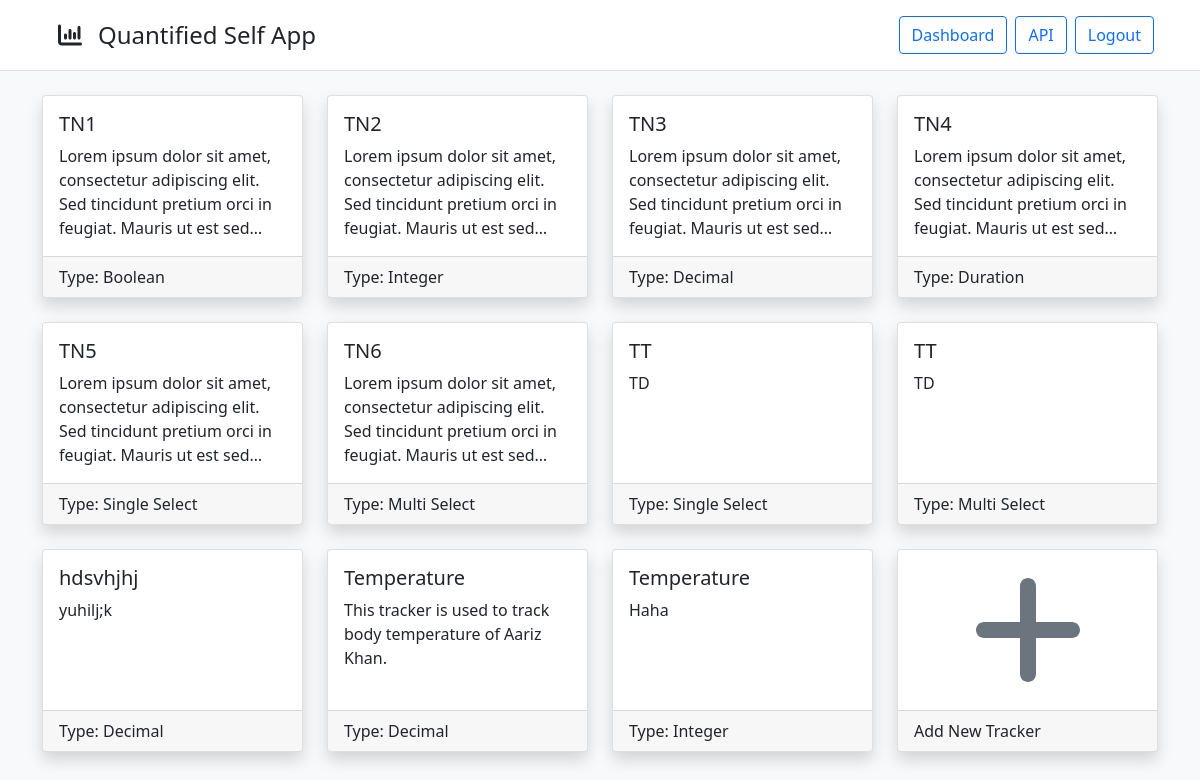
Before: /trackers (signed in) with the older database file.
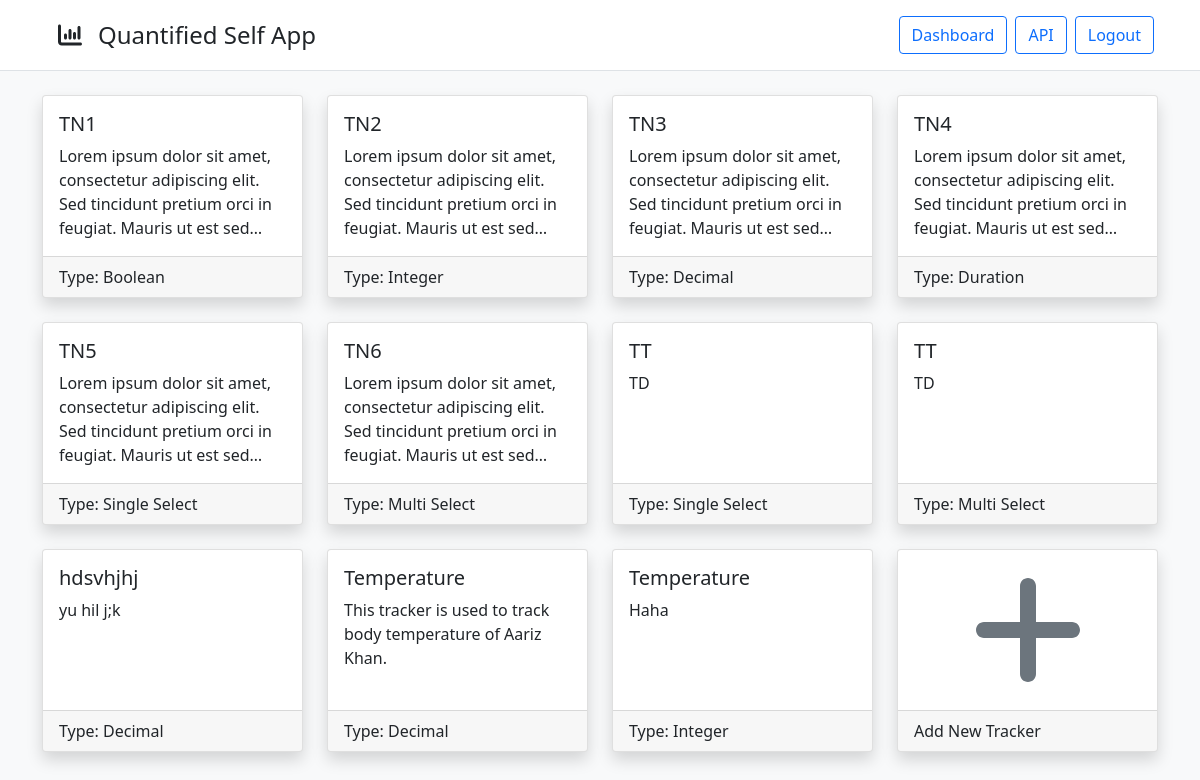
After: the same page with the newer database file.
### models/models.py (models this page shows)
class TrackerModel(db.Model):
    __tablename__ = "trackers"
    t_id = db.Column(db.Integer(), primary_key=True)
    t_name = db.Column(db.String(64), nullable=False)
    t_desc = db.Column(db.String(256))
    t_type = db.Column(db.Integer(), db.ForeignKey("tracker_types.tt_id", ondelete="CASCADE"), nullable=False)
    t_user = db.Column(db.Integer(), db.ForeignKey("users.id", ondelete="CASCADE"), nullable=False)
    t_type_name = db.relationship("TrackerTypes", uselist=False)
    t_unit = db.relationship("TrackerUnit", cascade="all, delete", uselist=False)
    t_options = db.relationship("TrackerOptions", cascade="all, delete")
    t_logs = db.relationship("TrackerLogs", cascade="all, delete")

class TrackerTypes(db.Model):
    __tablename__ = "tracker_types"
    tt_id = db.Column(db.Integer(), primary_key=True, autoincrement=True)
    tt_name = db.Column(db.String(64), unique=True, nullable=False)

### views/views.py (the view)
@app.route("/trackers", methods=["GET"])
@login_required
def trackers():
    trackers = TrackerModel.query.filter(TrackerModel.t_user == current_user.id).all()
    return render_template("trackers/main.html", user=current_user, trackers=trackers)

### auth/auth.py (called while the page is built)
@login.user_loader
def load_user(id):
    return UserModel.query.get(int(id))

### templates/trackers/main.html (shortened to what this page needs)
<!DOCTYPE html>
<html lang="en">
    <head>
        <link rel="stylesheet" href="{{ url_for('static', filename='css/bootstrap.min.css')}}">
        <link rel="stylesheet" href="{{ url_for('static', filename='css/fontawesome.all.min.css')}}">
        <link rel="stylesheet" href="{{ url_for('static', filename='css/trackers.css')}}">
    </head>
    <body class="bg-light">
        {% include 'components/navbar.html' %}
        <div class="container">
            <div class="row d-flex justify-content-center pt-4">
                {% for tracker in trackers %}
                <div class="col-sm-12 col-md-6 col-lg-4 col-xl-3 d-flex">
                    <div class="card shadow hover-overlay flex-fill mb-4">
                        <a href="/trackers/view?id={{ tracker.t_id }}" class="card-link">
                            <div class="card-body">
                                <h5 class="card-title">{{ tracker.t_name }}</h5>
                                <p class="card-text">{{ tracker.t_desc }}</p>
                            </div>
                            <div class="card-footer">
                                Type: {{ tracker.t_type_name.tt_name }}
                            </div>
                        </a>
                    </div>
                </div>
                {% endfor %}
                <div class="col-sm-12 col-md-6 col-lg-4 col-xl-3 d-flex">
                    <div class="card shadow hover-overlay flex-fill mb-4">
                        <a href="/trackers/add" class="card-link">
                            <div class="card-body d-flex align-items-center justify-content-center">
                                <i class="fa-solid fa-plus fa-8x text-secondary"></i>
                            </div>
                            <div class="card-footer">
                                Add New Tracker
                            </div>
                        </a>
                    </div>
                </div>
            </div>
        </div>
    </body>
</html>

Changed rows visible on the page:
changed TrackerModel "hdsvhjhj": t_desc "yuhilj;k" → "yu hil j;k"
